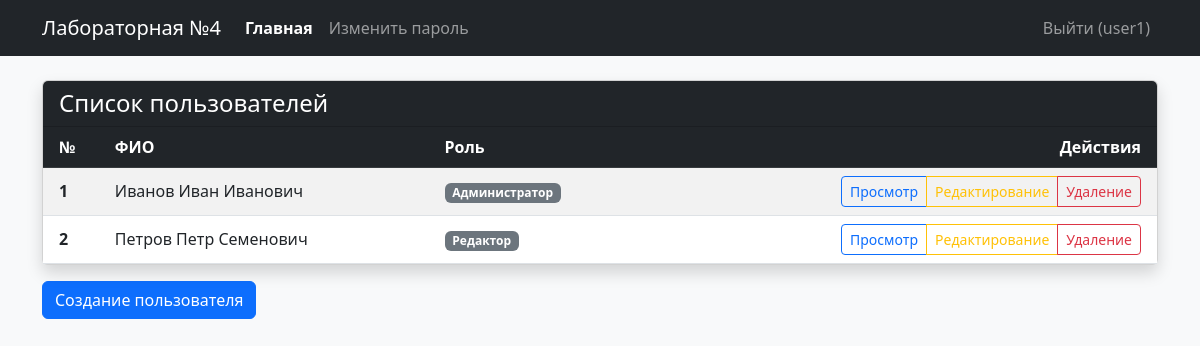
Screenshot of / (signed in) with the database file from the repository.
### tables this page shows
CREATE TABLE users (
    id INTEGER PRIMARY KEY AUTOINCREMENT,
    login TEXT NOT NULL UNIQUE,
    password_hash TEXT NOT NULL,
    last_name TEXT,
    first_name TEXT NOT NULL,
    middle_name TEXT,
    role_id INTEGER,
    created_at TIMESTAMP DEFAULT CURRENT_TIMESTAMP,
    FOREIGN KEY (role_id) REFERENCES roles(id) ON DELETE SET NULL
);

CREATE TABLE roles (
    id INTEGER PRIMARY KEY AUTOINCREMENT,
    name TEXT NOT NULL UNIQUE,
    description TEXT
);

### app.py (the view)
@app.route('/')
def index():
    conn = get_db_conn()
    users = conn.execute('''
        SELECT u.id, u.login, u.last_name, u.first_name, u.middle_name, r.name as role_name
        FROM users u
        LEFT JOIN roles r ON u.role_id = r.id
    ''').fetchall()
    conn.close()
    return render_template('index.html', users=users)

### app.py (called while the page is built)
def get_db_conn():
    conn = sqlite3.connect(app.config['DATABASE'])
    conn.row_factory = sqlite3.Row
    return conn

@login_manager.user_loader
def load_user(user_id):
    conn = get_db_conn()
    res = conn.execute('SELECT id, login, role_id FROM users WHERE id = ?', (user_id,)).fetchone()
    conn.close()
    if res:
        return User(res['id'], res['login'], res['role_id'])
    return None

### templates/index.html (shortened to what this page needs)
{% extends "base.html" %}
{% block content %}
<div class="card shadow">
    <div class="card-header bg-dark text-white d-flex justify-content-between align-items-center">
        <h4 class="mb-0">Список пользователей</h4>
    </div>
    <div class="card-body p-0">
        <table class="table table-striped table-hover mb-0">
            <thead class="table-dark">
                <tr>
                    <th scope="col" class="ps-3">№</th>
                    <th scope="col">ФИО</th>
                    <th scope="col">Роль</th>
                    <th scope="col" class="text-end pe-3">Действия</th>
                </tr>
            </thead>
            <tbody>
                {% for user in users %}
                <tr>
                    <th scope="row" class="ps-3 align-middle">{{ loop.index }}</th>
                    <td class="align-middle">
                        {{ user.last_name or '' }} {{ user.first_name }} {{ user.middle_name or '' }}
                    </td>
                    <td class="align-middle">
                        <span class="badge bg-secondary">{{ user.role_name or 'Нет роли' }}</span>
                    </td>
                    <td class="text-end pe-3 align-middle">
                        <div class="btn-group btn-group-sm">
                            <a href="{{ url_for('view_user', user_id=user.id) }}" class="btn btn-outline-primary">Просмотр</a>
                            {% if current_user.is_authenticated %}
                            <a href="{{ url_for('edit_user', user_id=user.id) }}" class="btn btn-outline-warning">Редактирование</a>
                            <button type="button" class="btn btn-outline-danger"
                                    data-bs-toggle="modal"
                                    data-bs-target="#deleteModal"
                                    data-id="{{ user.id }}"
                                    data-fio="{{ user.last_name or '' }} {{ user.first_name }} {{ user.middle_name or '' }}">
                                Удаление
                            </button>
                            {% endif %}
                        </div>
                    </td>
                </tr>
                {% else %}
                <tr>
                    <td colspan="4" class="text-center py-4 text-muted">Пользователи отсутствуют в базе данных.</td>
                </tr>
                {% endfor %}
            </tbody>
        </table>
    </div>
</div>
{% if current_user.is_authenticated %}
<div class="mt-3">
    <a href="{{ url_for('create_user') }}" class="btn btn-primary">Создание пользователя</a>
</div>
{% endif %}
{% endblock %}

### templates/base.html (shortened to what this page needs)
<!DOCTYPE html>
<html lang="ru">
<head>
    <link href="https://cdn.jsdelivr.net/npm/bootstrap@5.3.0/dist/css/bootstrap.min.css" rel="stylesheet">
</head>
<body class="bg-light">
    <nav class="navbar navbar-expand-lg navbar-dark bg-dark mb-4">
        <div class="container">
            <a class="navbar-brand" href="{{ url_for('index') }}">Лабораторная №4</a>
            <div class="collapse navbar-collapse" id="navbarNav">
                <ul class="navbar-nav me-auto">
                    <li class="nav-item">
                        <a class="nav-link {{ 'active' if request.endpoint == 'index' }}"
                           href="{{ url_for('index') }}">Главная</a>
                    </li>
                    {% if current_user.is_authenticated %}
                    <li class="nav-item">
                        <a class="nav-link {{ 'active' if request.endpoint == 'change_password' }}"
                           href="{{ url_for('change_password') }}">Изменить пароль</a>
                    </li>
                    {% endif %}
                </ul>
                <ul class="navbar-nav">
                    {% if current_user.is_authenticated %}
                    <li class="nav-item">
                        <a class="nav-link" href="{{ url_for('logout') }}">Выйти ({{ current_user.login }})</a>
                    </li>
                    {% else %}
                    <li class="nav-item">
                        <a class="nav-link {{ 'active' if request.endpoint == 'login' }}"
                           href="{{ url_for('login') }}">Войти</a>
                    </li>
                    {% endif %}
                </ul>
            </div>
        </div>
    </nav>
    <div class="container">
        {% block content %}{% endblock %}
    </div>
</body>
</html>

### templates/base.html (style rules this page uses)
.navbar-dark .navbar-nav .nav-link.active { color: #fff; font-weight: bold; }

### rows the page displays
users: login "user1", last_name "Петров", first_name "Петр", middle_name "Семенович", name "Редактор"
users: last_name "Иванов", first_name "Иван", middle_name "Иванович", name "Администратор"
